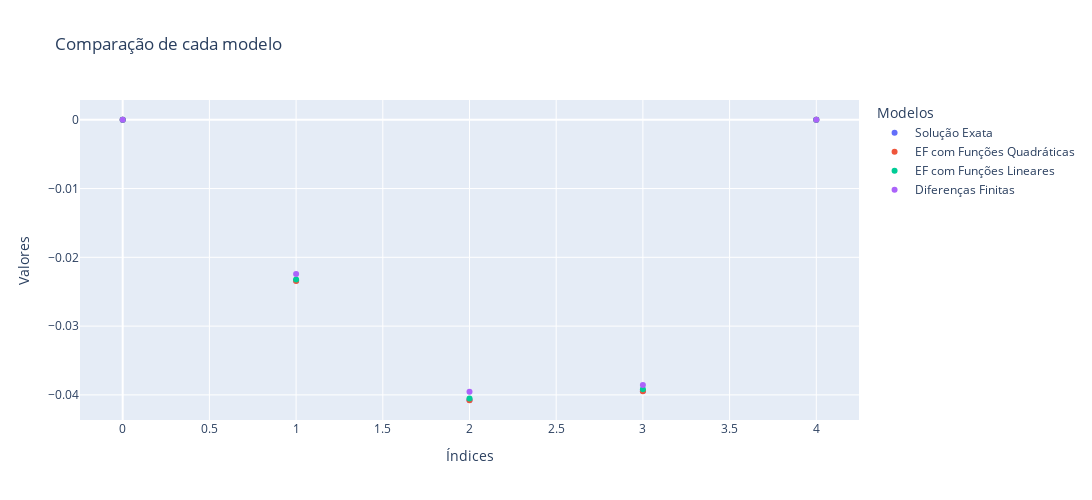

Notebook cell for this chart:
### Markdown cell above
Analise o erro em relação à solução exata e à solução via diferenças finitas. Você pode definir este erro como o desvio quadrático

$$
\sum_{i} (u_i^{\text{aprox}} - u_i^{\text{exato}})^2
$$

onde $u_i^{\text{aprox}}$ é a solução aproximada e $u_i^{\text{exato}}$ é a solução exata no ponto $i$. <br>

E também o erro relativo

$$
\sum_{i} \frac{|u_i^{\text{aprox}}- u_i^{\text{exato}}|}{|u_i^{\text{exato}}|}
$$

### Code cell
def erros(exato, aprox):
    absoluto = abs(aprox - exato)**2
    relativo = absoluto / abs(exato) if exato != 0 else 0
    return absoluto, relativo


def tablet(qtd):

    tam = 1 / qtd
    cont = np.arange(0, 1+tam, tam)
    exata = [u(i) for i in cont]
    quadratica = [0] + Us.tolist() + [0]

    diferencas_finitas = [0] + dif_finit(N=qtd) + [0]
    lienares_sol = [0] + elementos_lienares(qtd) + [0]

    len_exata = len(exata)
    len_quadratica = len(quadratica)
    len_diferencas_finitas = len(diferencas_finitas)
    len_lienares_sol = len(lienares_sol)

    print(len_lienares_sol)

    if not (len_exata == len_quadratica == len_diferencas_finitas == len_lienares_sol):
        raise ValueError("As listas têm tamanhos diferentes.")
    
    
    data_com = pd.DataFrame({
        'Solução Exata': exata,
        'EF com Funções Quadráticas': quadratica,
        'EF com Funções Lineares': lienares_sol,
        'Diferenças Finitas': diferencas_finitas
    })

    errors = {}
    exact_column = 'Solução Exata'

    for column in data_com.columns:
        if column != exact_column:
            absolute_errors = []
            relative_errors = []
            for exato, aprox in zip(data_com[exact_column], data_com[column]):
                abs_error, rel_error = erros(exato, aprox)
                absolute_errors.append(abs_error)
                relative_errors.append(rel_error)
            errors[column] = {
                'Desvio quadrático': sum(absolute_errors),
                'Erro Relativo': sum(relative_errors)  
            }

 
    sum_errors_df = pd.DataFrame(errors)
    print("Dados gerados:")
    display(data_com)
    print("\nErros totais acumulados:")
    display(sum_errors_df)

    fig = go.Figure()

    for column in data_com.columns:
        fig.add_trace(go.Scatter(x=data_com.index, y=data_com[column], mode='markers', name=column))

   
    fig.update_layout(
        title='Comparação de cada modelo',
        xaxis_title='Índices',
        yaxis_title='Valores',
        legend=dict(
            title='Modelos'
        ),
        showlegend=True,
        xaxis=dict(showgrid=True),  
        yaxis=dict(showgrid=True) ,
        width=1200,  
        height=500
    )

    fig.show()

    plt.figure(figsize=(12, 5))  
    for column in data_com.columns:
        plt.scatter(data_com.index, data_com[column], label=column)

    plt.title('Comparação de cada modelo')
    plt.xlabel('Índices')
    plt.ylabel('Valores')


    plt.legend(title='Modelos')

    plt.grid(True)


    plt.show()

tablet(qtd=4)

### Figure 1 — Plotly figure (JSON) as saved in the notebook; plotly's stock layout.template omitted (floating-point values rounded to 4 significant figures)
{"data": [{"mode": "markers", "name": "Solução Exata", "type": "scatter", "x": [0, 1, 2, 3, 4], "y": [0, -0.02337, -0.04076, -0.03942, 0]}, {"mode": "markers", "name": "EF com Funções Quadráticas", "type": "scatter", "x": [0, 1, 2, 3, 4], "y": [0, -0.02345, -0.04078, -0.03947, 0]}, {"mode": "markers", "name": "EF com Funções Lineares", "type": "scatter", "x": [0, 1, 2, 3, 4], "y": [0, -0.02323, -0.04052, -0.03919, 0]}, {"mode": "markers", "name": "Diferenças Finitas", "type": "scatter", "x": [0, 1, 2, 3, 4], "y": [0, -0.02242, -0.03953, -0.03855, 0]}], "layout": {"height": 500, "legend": {"title": {"text": "Modelos"}}, "showlegend": true, "title": {"text": "Comparação de cada modelo"}, "width": 1200, "xaxis": {"showgrid": true, "title": {"text": "Índices"}}, "yaxis": {"showgrid": true, "title": {"text": "Valores"}}}}
